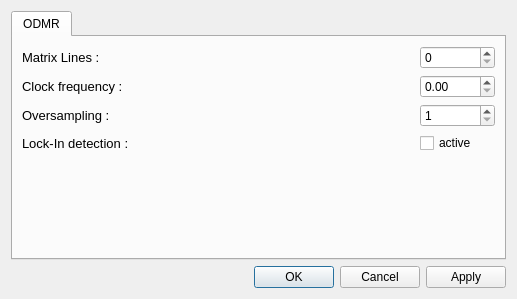
<?xml version="1.0" encoding="UTF-8"?>
<ui version="4.0">
 <class>SettingsDialog</class>
 <widget class="QDialog" name="SettingsDialog">
  <property name="geometry">
   <rect>
    <x>0</x>
    <y>0</y>
    <width>517</width>
    <height>299</height>
   </rect>
  </property>
  <property name="windowTitle">
   <string>qudi: ODMR - Settings</string>
  </property>
  <layout class="QGridLayout" name="gridLayout_2">
   <item row="1" column="0">
    <widget class="QDialogButtonBox" name="buttonBox">
     <property name="orientation">
      <enum>Qt::Horizontal</enum>
     </property>
     <property name="standardButtons">
      <set>QDialogButtonBox::Apply|QDialogButtonBox::Cancel|QDialogButtonBox::Ok</set>
     </property>
    </widget>
   </item>
   <item row="0" column="0">
    <widget class="QTabWidget" name="tabWidget">
     <widget class="QWidget" name="pdmrtab">
      <attribute name="title">
       <string>ODMR</string>
      </attribute>
      <layout class="QGridLayout" name="gridLayout">
       <item row="1" column="0">
        <widget class="QLabel" name="label_2">
         <property name="font">
          <font>
           <pointsize>10</pointsize>
          </font>
         </property>
         <property name="toolTip">
          <string>That is the inverse time how long the scanner stays at the desired frequency and counts.</string>
         </property>
         <property name="text">
          <string>Clock frequency :</string>
         </property>
        </widget>
       </item>
       <item row="4" column="0">
        <spacer name="verticalSpacer">
         <property name="orientation">
          <enum>Qt::Vertical</enum>
         </property>
         <property name="sizeHint" stdset="0">
          <size>
           <width>20</width>
           <height>40</height>
          </size>
         </property>
        </spacer>
       </item>
       <item row="1" column="1">
        <widget class="QDoubleSpinBox" name="clock_frequency_DoubleSpinBox">
         <property name="sizePolicy">
          <sizepolicy hsizetype="Expanding" vsizetype="Fixed">
           <horstretch>0</horstretch>
           <verstretch>0</verstretch>
          </sizepolicy>
         </property>
         <property name="maximumSize">
          <size>
           <width>75</width>
           <height>16777215</height>
          </size>
         </property>
         <property name="maximum">
          <double>100000.000000000000000</double>
         </property>
        </widget>
       </item>
       <item row="0" column="0">
        <widget class="QLabel" name="label">
         <property name="font">
          <font>
           <pointsize>10</pointsize>
          </font>
         </property>
         <property name="toolTip">
          <string>This is the number of lines plotted in the Matrix Plot (lower plot).</string>
         </property>
         <property name="text">
          <string>Matrix Lines :</string>
         </property>
        </widget>
       </item>
       <item row="0" column="1">
        <widget class="QSpinBox" name="matrix_lines_SpinBox">
         <property name="sizePolicy">
          <sizepolicy hsizetype="Expanding" vsizetype="Fixed">
           <horstretch>0</horstretch>
           <verstretch>0</verstretch>
          </sizepolicy>
         </property>
         <property name="maximumSize">
          <size>
           <width>75</width>
           <height>16777215</height>
          </size>
         </property>
         <property name="maximum">
          <number>100000</number>
         </property>
        </widget>
       </item>
       <item row="2" column="1">
        <widget class="QSpinBox" name="oversampling_SpinBox">
         <property name="sizePolicy">
          <sizepolicy hsizetype="Expanding" vsizetype="Fixed">
           <horstretch>0</horstretch>
           <verstretch>0</verstretch>
          </sizepolicy>
         </property>
         <property name="maximumSize">
          <size>
           <width>75</width>
           <height>16777215</height>
          </size>
         </property>
         <property name="minimum">
          <number>1</number>
         </property>
         <property name="maximum">
          <number>100000</number>
         </property>
        </widget>
       </item>
       <item row="2" column="0">
        <widget class="QLabel" name="label_3">
         <property name="font">
          <font>
           <pointsize>10</pointsize>
          </font>
         </property>
         <property name="toolTip">
          <string>That is the inverse time how long the scanner stays at the desired frequency and counts.</string>
         </property>
         <property name="text">
          <string>Oversampling :</string>
         </property>
        </widget>
       </item>
       <item row="3" column="0">
        <widget class="QLabel" name="label_4">
         <property name="font">
          <font>
           <pointsize>10</pointsize>
          </font>
         </property>
         <property name="toolTip">
          <string>That is the inverse time how long the scanner stays at the desired frequency and counts.</string>
         </property>
         <property name="text">
          <string>Lock-In detection :</string>
         </property>
        </widget>
       </item>
       <item row="3" column="1">
        <widget class="QCheckBox" name="lock_in_CheckBox">
         <property name="text">
          <string>active</string>
         </property>
        </widget>
       </item>
      </layout>
     </widget>
    </widget>
   </item>
  </layout>
 </widget>
 <resources/>
 <connections>
  <connection>
   <sender>buttonBox</sender>
   <signal>accepted()</signal>
   <receiver>SettingsDialog</receiver>
   <slot>accept()</slot>
   <hints>
    <hint type="sourcelabel">
     <x>248</x>
     <y>254</y>
    </hint>
    <hint type="destinationlabel">
     <x>157</x>
     <y>274</y>
    </hint>
   </hints>
  </connection>
  <connection>
   <sender>buttonBox</sender>
   <signal>rejected()</signal>
   <receiver>SettingsDialog</receiver>
   <slot>reject()</slot>
   <hints>
    <hint type="sourcelabel">
     <x>316</x>
     <y>260</y>
    </hint>
    <hint type="destinationlabel">
     <x>286</x>
     <y>274</y>
    </hint>
   </hints>
  </connection>
 </connections>
</ui>
